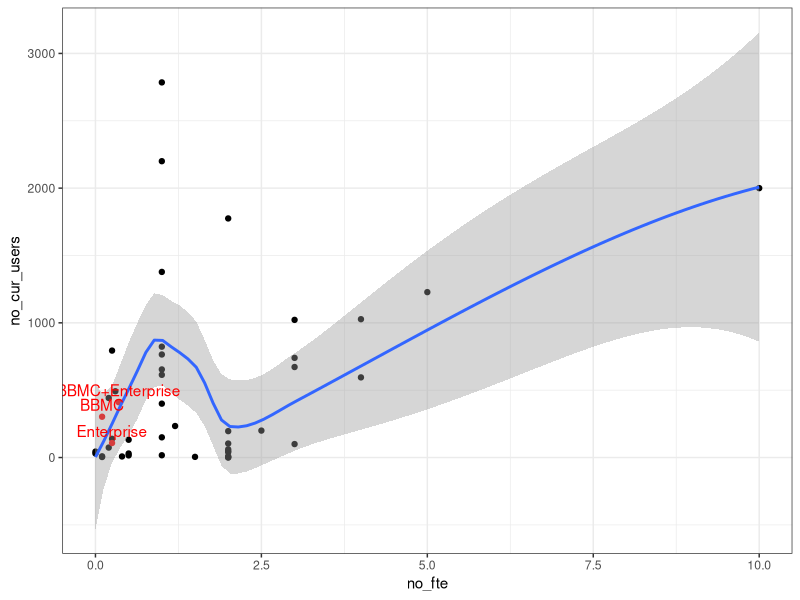
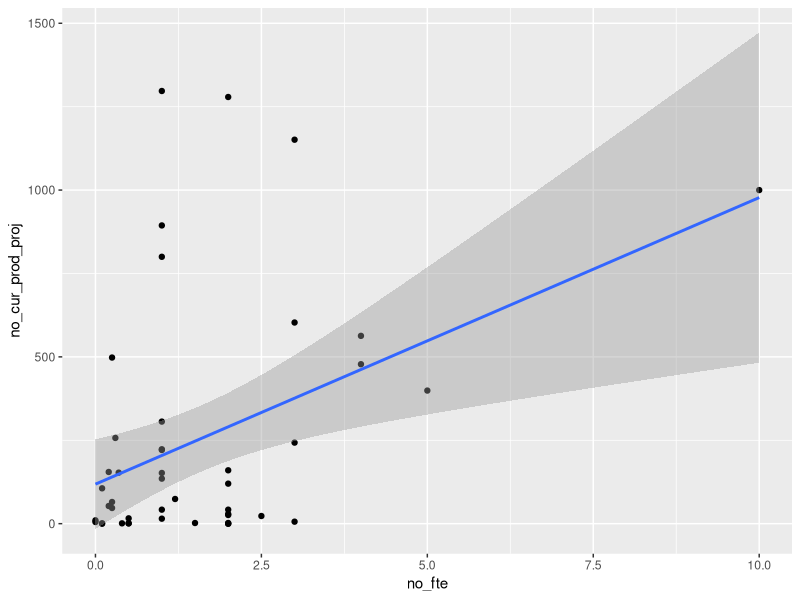
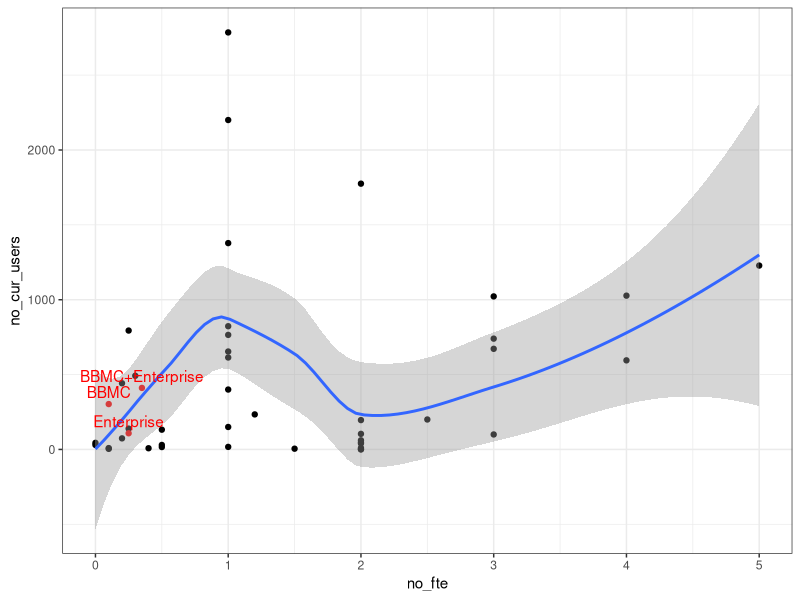
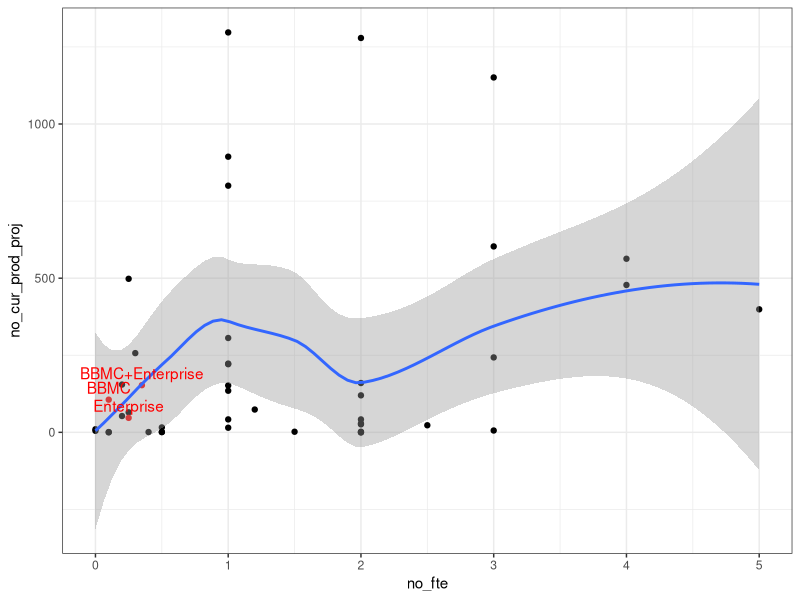
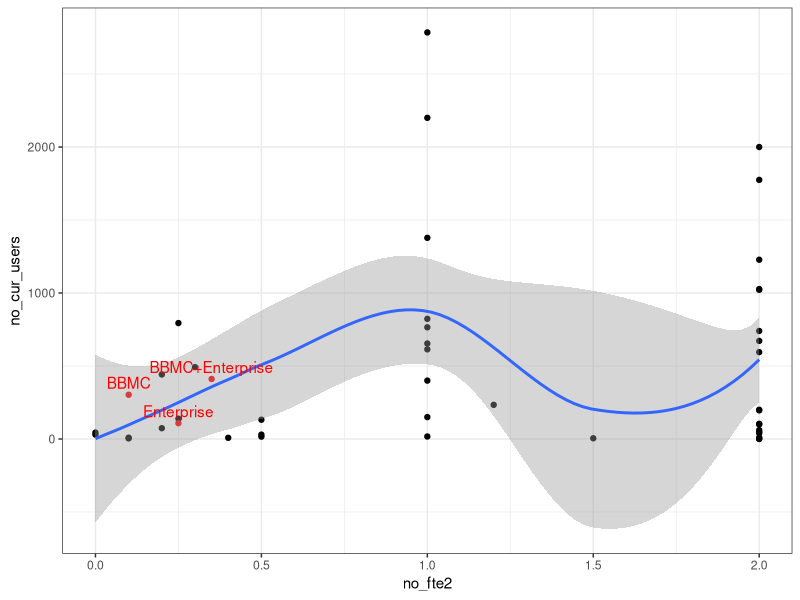
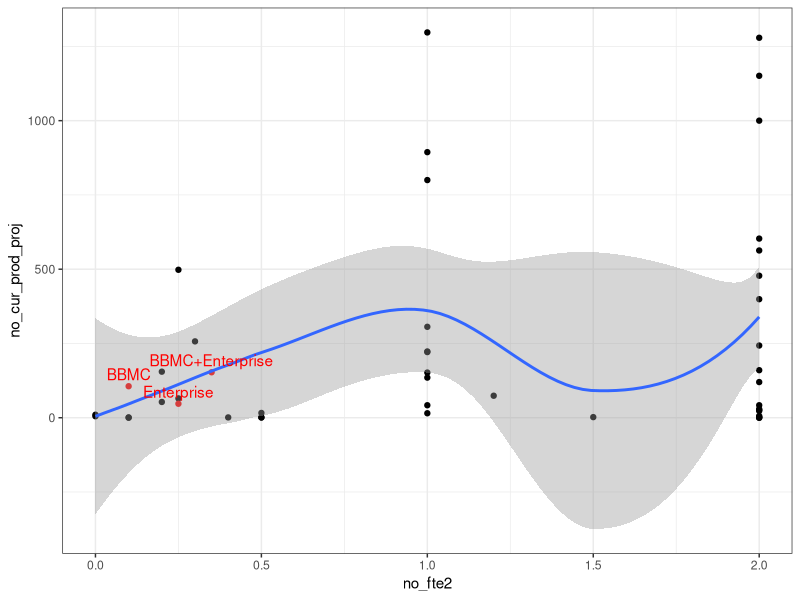

Write R code to recreate these figures, in order.
#inpsect relationship between RC use and supported FTE
library(ggplot2)

fteData <- read.csv("./agendas/fteData.csv")
hipaaData <- read.csv("./agendas/breach_report.csv")
table(hipaaData$Covered.Entity.Type)
table(hipaaData$Location.of.Breached.Information)
grep("research",hipaaData$Location.of.Breached.Information,ignore.case = TRUE,value = TRUE)

ouData <- data.frame(list(c("Thomas","Pravina","TnP"),rep("OUHSC",3),c(.1,.25,.35),c(303,108,411),c(106,47,153)))
colnames(ouData) <- colnames(fteData)

fteData <- rbind(fteData,ouData)
fteData$no_fte2 <- ifelse(fteData$no_fte <= 2,fteData$no_fte,2)


fteData$OUdat <- (fteData$institution %in% "OUHSC")
fteData$Instance <- ""
fteData$Instance[fteData$institution %in% "OUHSC" & fteData$name %in% "Thomas"] <- "BBMC"
fteData$Instance[fteData$institution %in% "OUHSC" & fteData$name %in% "Pravina"] <- "Enterprise"
fteData$Instance[fteData$institution %in% "OUHSC" & fteData$name %in% "TnP"] <- "BBMC+Enterprise"

ggplot(fteData, aes(x=no_fte,y=no_cur_users)) + geom_point(aes(col=factor(OUdat)),show.legend = FALSE) + stat_smooth(method = "loess") + geom_text(aes(label=Instance,color=factor(OUdat)),hjust=.5,vjust=-.5,show.legend = FALSE) + theme_bw() + scale_color_manual(values=c("black","red"))
ggplot(fteData, aes(x=no_fte,y=no_cur_prod_proj)) + geom_point() + stat_smooth(method = "lm")

ggplot(fteData[!fteData$no_fte %in% 10,], aes(x=no_fte,y=no_cur_users,label=Instance)) + geom_point(aes(col=factor(OUdat)),show.legend = FALSE) + stat_smooth(method = "loess") + geom_text(aes(label=Instance,color=factor(OUdat)),hjust=.5,vjust=-.5,show.legend = FALSE) + theme_bw() + scale_color_manual(values=c("black","red"))
ggplot(fteData[!fteData$no_fte %in% 10,], aes(x=no_fte,y=no_cur_prod_proj)) + geom_point(aes(col=factor(OUdat)),show.legend = FALSE) + stat_smooth(method = "loess") + geom_text(aes(label=Instance,color=factor(OUdat)),hjust=.5,vjust=-.5,show.legend = FALSE) + theme_bw() + scale_color_manual(values=c("black","red"))

ggplot(fteData, aes(x=no_fte2,y=no_cur_users,label=Instance)) + geom_point(aes(col=factor(OUdat)),show.legend = FALSE) + stat_smooth(method = "loess") + geom_text(aes(label=Instance,color=factor(OUdat)),hjust=.5,vjust=-.5,show.legend = FALSE) + theme_bw() + scale_color_manual(values=c("black","red"))
ggplot(fteData, aes(x=no_fte2,y=no_cur_prod_proj)) + geom_point(aes(col=factor(OUdat)),show.legend = FALSE) + stat_smooth(method = "loess") + geom_text(aes(label=Instance,color=factor(OUdat)),hjust=.5,vjust=-.5,show.legend = FALSE) + theme_bw() + scale_color_manual(values=c("black","red"))
